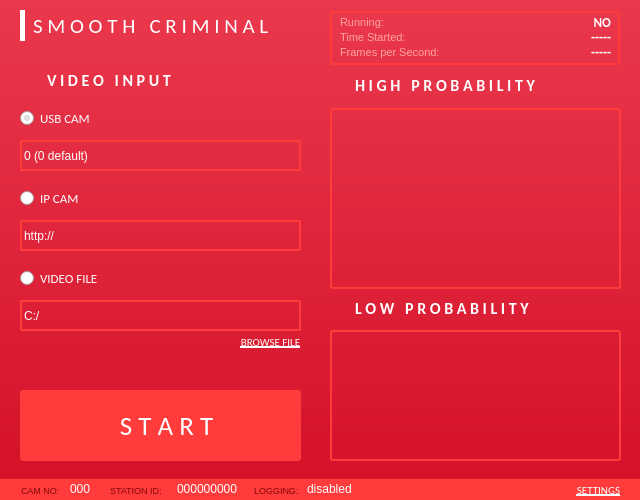
<?xml version="1.0" encoding="UTF-8"?>
<ui version="4.0">
 <class>MainWindow</class>
 <widget class="QMainWindow" name="MainWindow">
  <property name="geometry">
   <rect>
    <x>0</x>
    <y>0</y>
    <width>640</width>
    <height>500</height>
   </rect>
  </property>
  <property name="windowTitle">
   <string>Smooth Criminal</string>
  </property>
  <property name="windowIcon">
   <iconset>
    <normaloff>icons/screenshot.png</normaloff>icons/screenshot.png</iconset>
  </property>
  <property name="animated">
   <bool>true</bool>
  </property>
  <property name="tabShape">
   <enum>QTabWidget::Rounded</enum>
  </property>
  <widget class="QWidget" name="centralwidget">
   <property name="font">
    <font>
     <stylestrategy>PreferAntialias</stylestrategy>
    </font>
   </property>
   <property name="styleSheet">
    <string notr="true">.QWidget {
	background-color: qlineargradient(spread:pad, x1:0, y1:1, x2:0, y2:0, stop:0 rgba(211, 16, 39, 255), stop:1 rgba(234, 56, 77, 255));
}</string>
   </property>
   <widget class="QLabel" name="appName">
    <property name="geometry">
     <rect>
      <x>30</x>
      <y>10</y>
      <width>251</width>
      <height>31</height>
     </rect>
    </property>
    <property name="font">
     <font>
      <family>Calibri</family>
      <pointsize>16</pointsize>
      <underline>false</underline>
      <stylestrategy>PreferAntialias</stylestrategy>
      <kerning>true</kerning>
     </font>
    </property>
    <property name="styleSheet">
     <string notr="true">.QLabel {
	color: #fff
}</string>
    </property>
    <property name="text">
     <string>S M O O T H   C R I M I N A L</string>
    </property>
    <property name="indent">
     <number>3</number>
    </property>
   </widget>
   <widget class="QPushButton" name="btnStart">
    <property name="geometry">
     <rect>
      <x>20</x>
      <y>390</y>
      <width>281</width>
      <height>71</height>
     </rect>
    </property>
    <property name="font">
     <font>
      <family>Calibri</family>
      <pointsize>20</pointsize>
      <weight>50</weight>
      <bold>false</bold>
     </font>
    </property>
    <property name="cursor">
     <cursorShape>PointingHandCursor</cursorShape>
    </property>
    <property name="styleSheet">
     <string notr="true">QPushButton {
	border-radius: 3px;
	color: #fff;
	background-color: #ff3b3b;
	
}

QPushButton:pressed {
	background-color: transparent;
	border: 2px solid #ff3b3b;
}

QPushButton:disabled {
	background-color: transparent;
	border: 2px solid #ff3b3b;
}</string>
    </property>
    <property name="text">
     <string>  S T A R T</string>
    </property>
    <property name="icon">
     <iconset>
      <normaloff>icons/screenshot.png</normaloff>icons/screenshot.png</iconset>
    </property>
    <property name="iconSize">
     <size>
      <width>24</width>
      <height>24</height>
     </size>
    </property>
   </widget>
   <widget class="QLabel" name="highLabel">
    <property name="geometry">
     <rect>
      <x>347</x>
      <y>65</y>
      <width>291</width>
      <height>41</height>
     </rect>
    </property>
    <property name="font">
     <font>
      <family>Calibri</family>
      <pointsize>12</pointsize>
      <weight>75</weight>
      <bold>true</bold>
     </font>
    </property>
    <property name="styleSheet">
     <string notr="true">.QLabel {
	color: #fff;
}</string>
    </property>
    <property name="text">
     <string>H I G H   P R O B A B I L I T Y</string>
    </property>
    <property name="scaledContents">
     <bool>false</bool>
    </property>
    <property name="indent">
     <number>8</number>
    </property>
   </widget>
   <widget class="QListWidget" name="listHigh">
    <property name="geometry">
     <rect>
      <x>330</x>
      <y>108</y>
      <width>291</width>
      <height>181</height>
     </rect>
    </property>
    <property name="font">
     <font>
      <pointsize>9</pointsize>
     </font>
    </property>
    <property name="styleSheet">
     <string notr="true">.QListWidget {
	border: 2px solid #ff3b3b;
	border-radius: 3px;
	color: #fff;
	background-color: transparent;
}
</string>
    </property>
    <property name="frameShadow">
     <enum>QFrame::Sunken</enum>
    </property>
    <property name="horizontalScrollBarPolicy">
     <enum>Qt::ScrollBarAsNeeded</enum>
    </property>
    <property name="showDropIndicator" stdset="0">
     <bool>true</bool>
    </property>
    <property name="dragEnabled">
     <bool>false</bool>
    </property>
    <property name="dragDropMode">
     <enum>QAbstractItemView::NoDragDrop</enum>
    </property>
    <property name="currentRow">
     <number>-1</number>
    </property>
    <property name="sortingEnabled">
     <bool>false</bool>
    </property>
   </widget>
   <widget class="QLabel" name="labelBorder">
    <property name="geometry">
     <rect>
      <x>20</x>
      <y>10</y>
      <width>5</width>
      <height>31</height>
     </rect>
    </property>
    <property name="styleSheet">
     <string notr="true">.QLabel {
	background-color: #fff;
}</string>
    </property>
    <property name="text">
     <string/>
    </property>
   </widget>
   <widget class="QLabel" name="lowLabel">
    <property name="enabled">
     <bool>true</bool>
    </property>
    <property name="geometry">
     <rect>
      <x>347</x>
      <y>293</y>
      <width>291</width>
      <height>31</height>
     </rect>
    </property>
    <property name="font">
     <font>
      <family>Calibri</family>
      <pointsize>12</pointsize>
      <weight>75</weight>
      <bold>true</bold>
     </font>
    </property>
    <property name="styleSheet">
     <string notr="true">.QLabel {
	color: #fff;
}</string>
    </property>
    <property name="text">
     <string>L O W   P R O B A B I L I T Y</string>
    </property>
    <property name="scaledContents">
     <bool>false</bool>
    </property>
    <property name="indent">
     <number>8</number>
    </property>
   </widget>
   <widget class="QListWidget" name="listLow">
    <property name="geometry">
     <rect>
      <x>330</x>
      <y>330</y>
      <width>291</width>
      <height>131</height>
     </rect>
    </property>
    <property name="font">
     <font>
      <pointsize>9</pointsize>
     </font>
    </property>
    <property name="styleSheet">
     <string notr="true">.QListWidget {
	border: 2px solid #ff3b3b;
	border-radius: 3px;
	color: #fff;
	background-color: transparent;
}
</string>
    </property>
    <property name="frameShadow">
     <enum>QFrame::Sunken</enum>
    </property>
    <property name="horizontalScrollBarPolicy">
     <enum>Qt::ScrollBarAsNeeded</enum>
    </property>
    <property name="showDropIndicator" stdset="0">
     <bool>true</bool>
    </property>
    <property name="dragEnabled">
     <bool>false</bool>
    </property>
    <property name="dragDropMode">
     <enum>QAbstractItemView::NoDragDrop</enum>
    </property>
    <property name="currentRow">
     <number>-1</number>
    </property>
    <property name="sortingEnabled">
     <bool>false</bool>
    </property>
   </widget>
   <widget class="QLabel" name="labelVidInput">
    <property name="geometry">
     <rect>
      <x>47</x>
      <y>60</y>
      <width>201</width>
      <height>41</height>
     </rect>
    </property>
    <property name="font">
     <font>
      <family>Calibri</family>
      <pointsize>12</pointsize>
      <weight>75</weight>
      <bold>true</bold>
     </font>
    </property>
    <property name="styleSheet">
     <string notr="true">.QLabel {
	color: #fff;
}</string>
    </property>
    <property name="text">
     <string>V I D E O   I N P U T</string>
    </property>
    <property name="scaledContents">
     <bool>false</bool>
    </property>
   </widget>
   <widget class="QRadioButton" name="radUsbCam">
    <property name="geometry">
     <rect>
      <x>20</x>
      <y>110</y>
      <width>131</width>
      <height>17</height>
     </rect>
    </property>
    <property name="font">
     <font>
      <family>Calibri</family>
      <pointsize>10</pointsize>
     </font>
    </property>
    <property name="cursor">
     <cursorShape>PointingHandCursor</cursorShape>
    </property>
    <property name="styleSheet">
     <string notr="true">QRadioButton {
	color: #fff;
}
</string>
    </property>
    <property name="text">
     <string>USB CAM</string>
    </property>
    <property name="iconSize">
     <size>
      <width>16</width>
      <height>16</height>
     </size>
    </property>
    <property name="checked">
     <bool>true</bool>
    </property>
   </widget>
   <widget class="QRadioButton" name="radIpCam">
    <property name="geometry">
     <rect>
      <x>20</x>
      <y>190</y>
      <width>131</width>
      <height>17</height>
     </rect>
    </property>
    <property name="font">
     <font>
      <family>Calibri</family>
      <pointsize>10</pointsize>
     </font>
    </property>
    <property name="cursor">
     <cursorShape>PointingHandCursor</cursorShape>
    </property>
    <property name="styleSheet">
     <string notr="true">QRadioButton {
	color: #fff;
}
</string>
    </property>
    <property name="text">
     <string>IP CAM</string>
    </property>
   </widget>
   <widget class="QRadioButton" name="radVidFile">
    <property name="geometry">
     <rect>
      <x>20</x>
      <y>270</y>
      <width>131</width>
      <height>17</height>
     </rect>
    </property>
    <property name="font">
     <font>
      <family>Calibri</family>
      <pointsize>10</pointsize>
     </font>
    </property>
    <property name="cursor">
     <cursorShape>PointingHandCursor</cursorShape>
    </property>
    <property name="styleSheet">
     <string notr="true">QRadioButton {
	color: #fff;
}
</string>
    </property>
    <property name="text">
     <string>VIDEO FILE</string>
    </property>
   </widget>
   <widget class="QSpinBox" name="spinBoxUsbCam">
    <property name="enabled">
     <bool>true</bool>
    </property>
    <property name="geometry">
     <rect>
      <x>20</x>
      <y>140</y>
      <width>281</width>
      <height>31</height>
     </rect>
    </property>
    <property name="toolTip">
     <string>&lt;html&gt;&lt;head/&gt;&lt;body&gt;&lt;p&gt;Change this value if you have more than 1 camera connected via USB. 0 is the default value.&lt;/p&gt;&lt;/body&gt;&lt;/html&gt;</string>
    </property>
    <property name="layoutDirection">
     <enum>Qt::LeftToRight</enum>
    </property>
    <property name="styleSheet">
     <string notr="true">.QSpinBox {
	color: #fff;
	border: 2px solid #ff3b3b;
	border-radius: 2px;
	background-color: transparent;
}</string>
    </property>
    <property name="suffix">
     <string> (0 default)</string>
    </property>
    <property name="prefix">
     <string/>
    </property>
   </widget>
   <widget class="QLineEdit" name="lineIpCam">
    <property name="geometry">
     <rect>
      <x>20</x>
      <y>220</y>
      <width>281</width>
      <height>31</height>
     </rect>
    </property>
    <property name="toolTip">
     <string>&lt;html&gt;&lt;head/&gt;&lt;body&gt;&lt;p&gt;Enter this to the link of the IP Camera you want to use.&lt;/p&gt;&lt;/body&gt;&lt;/html&gt;</string>
    </property>
    <property name="styleSheet">
     <string notr="true">.QLineEdit {
	color: #fff;
	border: 2px solid #ff3b3b;
	border-radius: 2px;
	background-color: transparent;
}</string>
    </property>
    <property name="text">
     <string>http://</string>
    </property>
    <property name="maxLength">
     <number>32767</number>
    </property>
   </widget>
   <widget class="QLineEdit" name="lineVidFile">
    <property name="geometry">
     <rect>
      <x>20</x>
      <y>300</y>
      <width>281</width>
      <height>31</height>
     </rect>
    </property>
    <property name="toolTip">
     <string>&lt;html&gt;&lt;head/&gt;&lt;body&gt;&lt;p&gt;Enter the path of the video file you want to use. Click the 'browse file' to locate the video.&lt;/p&gt;&lt;/body&gt;&lt;/html&gt;</string>
    </property>
    <property name="styleSheet">
     <string notr="true">.QLineEdit {
	color: #fff;
	border: 2px solid #ff3b3b;
	border-radius: 2px;
	background-color: transparent;
}</string>
    </property>
    <property name="text">
     <string>C:/</string>
    </property>
   </widget>
   <widget class="QPushButton" name="btnBrowseFile">
    <property name="geometry">
     <rect>
      <x>240</x>
      <y>330</y>
      <width>61</width>
      <height>23</height>
     </rect>
    </property>
    <property name="font">
     <font>
      <family>Calibri</family>
      <pointsize>8</pointsize>
      <underline>true</underline>
     </font>
    </property>
    <property name="cursor">
     <cursorShape>PointingHandCursor</cursorShape>
    </property>
    <property name="styleSheet">
     <string notr="true">.QPushButton {
	border: none;
	border-radius: 5px;
	color: #fff;
	background-color: transparent;
}

.QPushButton:pressed {
	color: #820707;
}
</string>
    </property>
    <property name="text">
     <string>BROWSE FILE</string>
    </property>
   </widget>
   <widget class="QLabel" name="labelCaretUp">
    <property name="geometry">
     <rect>
      <x>330</x>
      <y>78</y>
      <width>16</width>
      <height>16</height>
     </rect>
    </property>
    <property name="text">
     <string/>
    </property>
    <property name="pixmap">
     <pixmap>icons/caret-arrow-up.png</pixmap>
    </property>
    <property name="scaledContents">
     <bool>true</bool>
    </property>
    <property name="margin">
     <number>1</number>
    </property>
    <property name="indent">
     <number>0</number>
    </property>
   </widget>
   <widget class="QLabel" name="labelCaretDown">
    <property name="geometry">
     <rect>
      <x>330</x>
      <y>301</y>
      <width>16</width>
      <height>16</height>
     </rect>
    </property>
    <property name="text">
     <string/>
    </property>
    <property name="pixmap">
     <pixmap>icons/caret-down.png</pixmap>
    </property>
    <property name="scaledContents">
     <bool>true</bool>
    </property>
    <property name="margin">
     <number>1</number>
    </property>
    <property name="indent">
     <number>0</number>
    </property>
   </widget>
   <widget class="QLabel" name="labelCamIco">
    <property name="geometry">
     <rect>
      <x>20</x>
      <y>73</y>
      <width>16</width>
      <height>16</height>
     </rect>
    </property>
    <property name="font">
     <font>
      <family>Calibri</family>
      <pointsize>12</pointsize>
      <weight>75</weight>
      <bold>true</bold>
     </font>
    </property>
    <property name="styleSheet">
     <string notr="true">.QLabel {
	color: #fff;
}</string>
    </property>
    <property name="text">
     <string/>
    </property>
    <property name="pixmap">
     <pixmap>icons/photo-camera.png</pixmap>
    </property>
    <property name="scaledContents">
     <bool>true</bool>
    </property>
   </widget>
   <widget class="QLabel" name="lblOpenFolder">
    <property name="geometry">
     <rect>
      <x>222</x>
      <y>336</y>
      <width>12</width>
      <height>12</height>
     </rect>
    </property>
    <property name="sizePolicy">
     <sizepolicy hsizetype="Minimum" vsizetype="Fixed">
      <horstretch>0</horstretch>
      <verstretch>0</verstretch>
     </sizepolicy>
    </property>
    <property name="text">
     <string/>
    </property>
    <property name="pixmap">
     <pixmap>icons/open-folder.png</pixmap>
    </property>
    <property name="scaledContents">
     <bool>true</bool>
    </property>
   </widget>
   <widget class="QLabel" name="lblRunning">
    <property name="geometry">
     <rect>
      <x>330</x>
      <y>12</y>
      <width>121</width>
      <height>20</height>
     </rect>
    </property>
    <property name="font">
     <font>
      <family>Segoe UI</family>
      <pointsize>8</pointsize>
      <weight>50</weight>
      <bold>false</bold>
     </font>
    </property>
    <property name="styleSheet">
     <string notr="true">QLabel {
	color: #ffa2a4;
}</string>
    </property>
    <property name="text">
     <string>Running:</string>
    </property>
    <property name="indent">
     <number>10</number>
    </property>
   </widget>
   <widget class="QLabel" name="lblTimeStarted">
    <property name="geometry">
     <rect>
      <x>330</x>
      <y>27</y>
      <width>121</width>
      <height>20</height>
     </rect>
    </property>
    <property name="font">
     <font>
      <family>Segoe UI</family>
      <pointsize>8</pointsize>
      <weight>50</weight>
      <bold>false</bold>
     </font>
    </property>
    <property name="styleSheet">
     <string notr="true">QLabel {
	color: #ffa2a4;
}</string>
    </property>
    <property name="text">
     <string>Time Started:</string>
    </property>
    <property name="indent">
     <number>10</number>
    </property>
   </widget>
   <widget class="QLabel" name="lblFPS">
    <property name="geometry">
     <rect>
      <x>330</x>
      <y>42</y>
      <width>121</width>
      <height>20</height>
     </rect>
    </property>
    <property name="font">
     <font>
      <family>Segoe UI</family>
      <pointsize>8</pointsize>
      <weight>50</weight>
      <bold>false</bold>
     </font>
    </property>
    <property name="styleSheet">
     <string notr="true">QLabel {
	color: #ffa2a4;
}</string>
    </property>
    <property name="text">
     <string>Frames per Second:</string>
    </property>
    <property name="indent">
     <number>10</number>
    </property>
   </widget>
   <widget class="QLabel" name="lblRunVal">
    <property name="geometry">
     <rect>
      <x>450</x>
      <y>12</y>
      <width>171</width>
      <height>20</height>
     </rect>
    </property>
    <property name="font">
     <font>
      <family>Calibri</family>
      <pointsize>10</pointsize>
      <weight>75</weight>
      <bold>true</bold>
     </font>
    </property>
    <property name="layoutDirection">
     <enum>Qt::LeftToRight</enum>
    </property>
    <property name="styleSheet">
     <string notr="true">QLabel {
	color: #fff;
}</string>
    </property>
    <property name="text">
     <string>NO</string>
    </property>
    <property name="alignment">
     <set>Qt::AlignRight|Qt::AlignTrailing|Qt::AlignVCenter</set>
    </property>
    <property name="margin">
     <number>0</number>
    </property>
    <property name="indent">
     <number>10</number>
    </property>
   </widget>
   <widget class="QLabel" name="lblTimeVal">
    <property name="geometry">
     <rect>
      <x>450</x>
      <y>27</y>
      <width>171</width>
      <height>20</height>
     </rect>
    </property>
    <property name="font">
     <font>
      <family>Calibri</family>
      <pointsize>10</pointsize>
      <weight>75</weight>
      <bold>true</bold>
     </font>
    </property>
    <property name="layoutDirection">
     <enum>Qt::LeftToRight</enum>
    </property>
    <property name="styleSheet">
     <string notr="true">QLabel {
	color: #fff;
}</string>
    </property>
    <property name="text">
     <string>-----</string>
    </property>
    <property name="alignment">
     <set>Qt::AlignRight|Qt::AlignTrailing|Qt::AlignVCenter</set>
    </property>
    <property name="indent">
     <number>10</number>
    </property>
   </widget>
   <widget class="QLabel" name="lblFPSVal">
    <property name="geometry">
     <rect>
      <x>450</x>
      <y>42</y>
      <width>171</width>
      <height>20</height>
     </rect>
    </property>
    <property name="font">
     <font>
      <family>Calibri</family>
      <pointsize>10</pointsize>
      <weight>75</weight>
      <bold>true</bold>
     </font>
    </property>
    <property name="layoutDirection">
     <enum>Qt::LeftToRight</enum>
    </property>
    <property name="styleSheet">
     <string notr="true">QLabel {
	color: #fff;
}</string>
    </property>
    <property name="text">
     <string>-----</string>
    </property>
    <property name="alignment">
     <set>Qt::AlignRight|Qt::AlignTrailing|Qt::AlignVCenter</set>
    </property>
    <property name="indent">
     <number>10</number>
    </property>
   </widget>
   <widget class="QLabel" name="lblBg">
    <property name="geometry">
     <rect>
      <x>330</x>
      <y>11</y>
      <width>290</width>
      <height>54</height>
     </rect>
    </property>
    <property name="styleSheet">
     <string notr="true">QLabel {
	border-radius: 3px;
	border: 2px solid #ff3b3b;
}</string>
    </property>
    <property name="text">
     <string/>
    </property>
   </widget>
   <widget class="QLabel" name="lblSettings">
    <property name="geometry">
     <rect>
      <x>559</x>
      <y>484</y>
      <width>12</width>
      <height>12</height>
     </rect>
    </property>
    <property name="sizePolicy">
     <sizepolicy hsizetype="Minimum" vsizetype="Fixed">
      <horstretch>0</horstretch>
      <verstretch>0</verstretch>
     </sizepolicy>
    </property>
    <property name="text">
     <string/>
    </property>
    <property name="pixmap">
     <pixmap>icons/settings.png</pixmap>
    </property>
    <property name="scaledContents">
     <bool>true</bool>
    </property>
   </widget>
   <widget class="QPushButton" name="btnSettings">
    <property name="geometry">
     <rect>
      <x>568</x>
      <y>478</y>
      <width>61</width>
      <height>23</height>
     </rect>
    </property>
    <property name="font">
     <font>
      <family>Calibri</family>
      <pointsize>8</pointsize>
      <underline>true</underline>
     </font>
    </property>
    <property name="cursor">
     <cursorShape>PointingHandCursor</cursorShape>
    </property>
    <property name="styleSheet">
     <string notr="true">.QPushButton {
	border: none;
	border-radius: 5px;
	color: #fff;
	background-color: transparent;
}

.QPushButton:pressed {
	color: #820707;
}
</string>
    </property>
    <property name="text">
     <string>SETTINGS</string>
    </property>
    <property name="flat">
     <bool>false</bool>
    </property>
   </widget>
   <widget class="QLabel" name="lblBg2">
    <property name="geometry">
     <rect>
      <x>0</x>
      <y>479</y>
      <width>641</width>
      <height>22</height>
     </rect>
    </property>
    <property name="styleSheet">
     <string notr="true">QLabel {
	background-color: #ff3b3b;
}</string>
    </property>
    <property name="text">
     <string/>
    </property>
   </widget>
   <widget class="QLabel" name="lblCamNo">
    <property name="geometry">
     <rect>
      <x>21</x>
      <y>483</y>
      <width>47</width>
      <height>14</height>
     </rect>
    </property>
    <property name="font">
     <font>
      <pointsize>7</pointsize>
     </font>
    </property>
    <property name="styleSheet">
     <string notr="true">QLabel {
	color: #820707;
}</string>
    </property>
    <property name="text">
     <string>CAM NO:</string>
    </property>
   </widget>
   <widget class="QLabel" name="lblCamNoVal">
    <property name="geometry">
     <rect>
      <x>70</x>
      <y>481</y>
      <width>31</width>
      <height>16</height>
     </rect>
    </property>
    <property name="font">
     <font>
      <family>Segoe UI</family>
      <pointsize>9</pointsize>
      <weight>50</weight>
      <bold>false</bold>
     </font>
    </property>
    <property name="styleSheet">
     <string notr="true">QLabel {
	color: #fff;
}</string>
    </property>
    <property name="text">
     <string>000</string>
    </property>
   </widget>
   <widget class="QLabel" name="lblStationId">
    <property name="geometry">
     <rect>
      <x>110</x>
      <y>483</y>
      <width>71</width>
      <height>14</height>
     </rect>
    </property>
    <property name="font">
     <font>
      <pointsize>7</pointsize>
     </font>
    </property>
    <property name="styleSheet">
     <string notr="true">QLabel {
	color: #820707;
}</string>
    </property>
    <property name="text">
     <string>STATION ID:</string>
    </property>
   </widget>
   <widget class="QLabel" name="lblStationIdVal">
    <property name="geometry">
     <rect>
      <x>177</x>
      <y>481</y>
      <width>61</width>
      <height>16</height>
     </rect>
    </property>
    <property name="font">
     <font>
      <family>Segoe UI</family>
      <pointsize>9</pointsize>
      <weight>50</weight>
      <bold>false</bold>
     </font>
    </property>
    <property name="styleSheet">
     <string notr="true">QLabel {
	color: #fff;
}</string>
    </property>
    <property name="text">
     <string>000000000</string>
    </property>
   </widget>
   <widget class="QLabel" name="lblLoggingVal">
    <property name="geometry">
     <rect>
      <x>307</x>
      <y>481</y>
      <width>61</width>
      <height>16</height>
     </rect>
    </property>
    <property name="font">
     <font>
      <family>Segoe UI</family>
      <pointsize>9</pointsize>
      <weight>50</weight>
      <bold>false</bold>
     </font>
    </property>
    <property name="styleSheet">
     <string notr="true">QLabel {
	color: #fff;
}</string>
    </property>
    <property name="text">
     <string>disabled</string>
    </property>
   </widget>
   <widget class="QLabel" name="lblLogging">
    <property name="geometry">
     <rect>
      <x>254</x>
      <y>483</y>
      <width>71</width>
      <height>14</height>
     </rect>
    </property>
    <property name="font">
     <font>
      <pointsize>7</pointsize>
     </font>
    </property>
    <property name="styleSheet">
     <string notr="true">QLabel {
	color: #820707;
}</string>
    </property>
    <property name="text">
     <string>LOGGING:</string>
    </property>
   </widget>
   <zorder>lblBg2</zorder>
   <zorder>lblBg</zorder>
   <zorder>appName</zorder>
   <zorder>btnStart</zorder>
   <zorder>highLabel</zorder>
   <zorder>listHigh</zorder>
   <zorder>labelBorder</zorder>
   <zorder>lowLabel</zorder>
   <zorder>listLow</zorder>
   <zorder>labelVidInput</zorder>
   <zorder>radUsbCam</zorder>
   <zorder>radIpCam</zorder>
   <zorder>radVidFile</zorder>
   <zorder>spinBoxUsbCam</zorder>
   <zorder>lineIpCam</zorder>
   <zorder>lineVidFile</zorder>
   <zorder>btnBrowseFile</zorder>
   <zorder>labelCaretUp</zorder>
   <zorder>labelCaretDown</zorder>
   <zorder>labelCamIco</zorder>
   <zorder>lblOpenFolder</zorder>
   <zorder>lblRunning</zorder>
   <zorder>lblTimeStarted</zorder>
   <zorder>lblFPS</zorder>
   <zorder>lblRunVal</zorder>
   <zorder>lblTimeVal</zorder>
   <zorder>lblFPSVal</zorder>
   <zorder>lblSettings</zorder>
   <zorder>btnSettings</zorder>
   <zorder>lblCamNo</zorder>
   <zorder>lblCamNoVal</zorder>
   <zorder>lblStationId</zorder>
   <zorder>lblStationIdVal</zorder>
   <zorder>lblLoggingVal</zorder>
   <zorder>lblLogging</zorder>
  </widget>
 </widget>
 <resources/>
 <connections/>
</ui>
